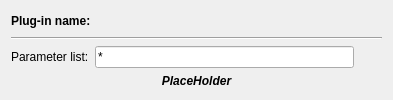
     <widget class="QWidget" name="tabRdbOptions">
      <attribute name="title">
       <string>RDB Options</string>
      </attribute>
      <layout class="QGridLayout" name="gridLayout">
       <item row="0" column="0">
        <layout class="QHBoxLayout" name="horizontalLayout_2">
         <item>
          <widget class="QLabel" name="labelRdbOptions">
           <property name="text">
            <string>&lt;b&gt;Plug-in name:&lt;/b&gt;</string>
           </property>
          </widget>
         </item>
         <item>
          <widget class="QLabel" name="labelPluginName">
           <property name="text">
            <string>&lt;Plug-in name&gt;</string>
           </property>
          </widget>
         </item>
         <item>
          <spacer name="horizontalSpacer">
           <property name="orientation">
            <enum>Qt::Horizontal</enum>
           </property>
           <property name="sizeHint" stdset="0">
            <size>
             <width>278</width>
             <height>20</height>
            </size>
           </property>
          </spacer>
         </item>
        </layout>
       </item>
       <item row="1" column="0">
        <widget class="Line" name="line1">
         <property name="orientation">
          <enum>Qt::Horizontal</enum>
         </property>
        </widget>
       </item>
       <item row="2" column="0">
        <layout class="QHBoxLayout" name="horizontalLayout">
         <item>
          <widget class="QLabel" name="TextLabelMinimumParts_2">
           <property name="text">
            <string>Parameter list:</string>
           </property>
           <property name="wordWrap">
            <bool>false</bool>
           </property>
          </widget>
         </item>
         <item>
          <widget class="QLineEdit" name="lineEditParameterList">
           <property name="toolTip">
            <string>List of parameters to retrieve...</string>
           </property>
           <property name="text">
            <string>*</string>
           </property>
          </widget>
         </item>
         <item>
          <widget class="QToolButton" name="buttonPickParameterList">
           <property name="minimumSize">
            <size>
             <width>22</width>
             <height>22</height>
            </size>
           </property>
           <property name="maximumSize">
            <size>
             <width>22</width>
             <height>22</height>
            </size>
           </property>
           <property name="palette">
            <palette>
             <active>
              <colorrole role="WindowText">
               <brush brushstyle="SolidPattern">
                <color alpha="255">
                 <red>0</red>
                 <green>64</green>
                 <blue>128</blue>
                </color>
               </brush>
              </colorrole>
              <colorrole role="Button">
               <brush brushstyle="SolidPattern">
                <color alpha="255">
                 <red>255</red>
                 <green>255</green>
                 <blue>204</blue>
                </color>
               </brush>
              </colorrole>
              <colorrole role="Light">
               <brush brushstyle="SolidPattern">
                <color alpha="255">
                 <red>255</red>
                 <green>255</green>
                 <blue>255</blue>
                </color>
               </brush>
              </colorrole>
              <colorrole role="Midlight">
               <brush brushstyle="SolidPattern">
                <color alpha="255">
                 <red>237</red>
                 <green>228</green>
                 <blue>219</blue>
                </color>
               </brush>
              </colorrole>
              <colorrole role="Dark">
               <brush brushstyle="SolidPattern">
                <color alpha="255">
                 <red>128</red>
                 <green>128</green>
                 <blue>128</blue>
                </color>
               </brush>
              </colorrole>
              <colorrole role="Mid">
               <brush brushstyle="SolidPattern">
                <color alpha="255">
                 <red>144</red>
                 <green>139</green>
                 <blue>133</blue>
                </color>
               </brush>
              </colorrole>
              <colorrole role="Text">
               <brush brushstyle="SolidPattern">
                <color alpha="255">
                 <red>0</red>
                 <green>0</green>
                 <blue>0</blue>
                </color>
               </brush>
              </colorrole>
              <colorrole role="BrightText">
               <brush brushstyle="SolidPattern">
                <color alpha="255">
                 <red>255</red>
                 <green>255</green>
                 <blue>255</blue>
                </color>
               </brush>
              </colorrole>
              <colorrole role="ButtonText">
               <brush brushstyle="SolidPattern">
                <color alpha="255">
                 <red>0</red>
                 <green>0</green>
                 <blue>0</blue>
                </color>
               </brush>
              </colorrole>
              <colorrole role="Base">
               <brush brushstyle="SolidPattern">
                <color alpha="255">
                 <red>255</red>
                 <green>255</green>
                 <blue>255</blue>
                </color>
               </brush>
              </colorrole>
              <colorrole role="Window">
               <brush brushstyle="SolidPattern">
                <color alpha="255">
                 <red>255</red>
                 <green>255</green>
                 <blue>204</blue>
                </color>
               </brush>
              </colorrole>
              <colorrole role="Shadow">
               <brush brushstyle="SolidPattern">
                <color alpha="255">
                 <red>64</red>
                 <green>64</green>
                 <blue>64</blue>
                </color>
               </brush>
              </colorrole>
              <colorrole role="Highlight">
               <brush brushstyle="SolidPattern">
                <color alpha="255">
                 <red>0</red>
                 <green>36</green>
                 <blue>104</blue>
                </color>
               </brush>
              </colorrole>
              <colorrole role="HighlightedText">
               <brush brushstyle="SolidPattern">
                <color alpha="255">
                 <red>255</red>
                 <green>255</green>
                 <blue>255</blue>
                </color>
               </brush>
              </colorrole>
              <colorrole role="Link">
               <brush brushstyle="SolidPattern">
                <color alpha="255">
                 <red>0</red>
                 <green>0</green>
                 <blue>255</blue>
                </color>
               </brush>
              </colorrole>
              <colorrole role="LinkVisited">
               <brush brushstyle="SolidPattern">
                <color alpha="255">
                 <red>255</red>
                 <green>0</green>
                 <blue>255</blue>
                </color>
               </brush>
              </colorrole>
             </active>
             <inactive>
              <colorrole role="WindowText">
               <brush brushstyle="SolidPattern">
                <color alpha="255">
                 <red>0</red>
                 <green>64</green>
                 <blue>128</blue>
                </color>
               </brush>
              </colorrole>
              <colorrole role="Button">
               <brush brushstyle="SolidPattern">
                <color alpha="255">
                 <red>255</red>
                 <green>255</green>
                 <blue>204</blue>
                </color>
               </brush>
              </colorrole>
              <colorrole role="Light">
               <brush brushstyle="SolidPattern">
                <color alpha="255">
                 <red>255</red>
                 <green>255</green>
                 <blue>255</blue>
                </color>
               </brush>
              </colorrole>
              <colorrole role="Midlight">
               <brush brushstyle="SolidPattern">
                <color alpha="255">
                 <red>237</red>
                 <green>228</green>
                 <blue>219</blue>
                </color>
               </brush>
              </colorrole>
              <colorrole role="Dark">
               <brush brushstyle="SolidPattern">
                <color alpha="255">
                 <red>128</red>
                 <green>128</green>
                 <blue>128</blue>
                </color>
               </brush>
              </colorrole>
              <colorrole role="Mid">
               <brush brushstyle="SolidPattern">
                <color alpha="255">
                 <red>144</red>
                 <green>139</green>
                 <blue>133</blue>
                </color>
               </brush>
              </colorrole>
              <colorrole role="Text">
               <brush brushstyle="SolidPattern">
                <color alpha="255">
                 <red>0</red>
                 <green>0</green>
                 <blue>0</blue>
                </color>
               </brush>
              </colorrole>
              <colorrole role="BrightText">
               <brush brushstyle="SolidPattern">
                <color alpha="255">
                 <red>255</red>
                 <green>255</green>
                 <blue>255</blue>
                </color>
               </brush>
              </colorrole>
              <colorrole role="ButtonText">
               <brush brushstyle="SolidPattern">
                <color alpha="255">
                 <red>0</red>
                 <green>0</green>
                 <blue>0</blue>
                </color>
               </brush>
              </colorrole>
              <colorrole role="Base">
               <brush brushstyle="SolidPattern">
                <color alpha="255">
                 <red>255</red>
                 <green>255</green>
                 <blue>255</blue>
                </color>
               </brush>
              </colorrole>
              <colorrole role="Window">
               <brush brushstyle="SolidPattern">
                <color alpha="255">
                 <red>255</red>
                 <green>255</green>
                 <blue>204</blue>
                </color>
               </brush>
              </colorrole>
              <colorrole role="Shadow">
               <brush brushstyle="SolidPattern">
                <color alpha="255">
                 <red>64</red>
                 <green>64</green>
                 <blue>64</blue>
                </color>
               </brush>
              </colorrole>
              <colorrole role="Highlight">
               <brush brushstyle="SolidPattern">
                <color alpha="255">
                 <red>216</red>
                 <green>208</green>
                 <blue>200</blue>
                </color>
               </brush>
              </colorrole>
              <colorrole role="HighlightedText">
               <brush brushstyle="SolidPattern">
                <color alpha="255">
                 <red>0</red>
                 <green>0</green>
                 <blue>0</blue>
                </color>
               </brush>
              </colorrole>
              <colorrole role="Link">
               <brush brushstyle="SolidPattern">
                <color alpha="255">
                 <red>0</red>
                 <green>0</green>
                 <blue>255</blue>
                </color>
               </brush>
              </colorrole>
              <colorrole role="LinkVisited">
               <brush brushstyle="SolidPattern">
                <color alpha="255">
                 <red>255</red>
                 <green>0</green>
                 <blue>255</blue>
                </color>
               </brush>
              </colorrole>
             </inactive>
             <disabled>
              <colorrole role="WindowText">
               <brush brushstyle="SolidPattern">
                <color alpha="255">
                 <red>0</red>
                 <green>64</green>
                 <blue>128</blue>
                </color>
               </brush>
              </colorrole>
              <colorrole role="Button">
               <brush brushstyle="SolidPattern">
                <color alpha="255">
                 <red>255</red>
                 <green>255</green>
                 <blue>204</blue>
                </color>
               </brush>
              </colorrole>
              <colorrole role="Light">
               <brush brushstyle="SolidPattern">
                <color alpha="255">
                 <red>255</red>
                 <green>255</green>
                 <blue>255</blue>
                </color>
               </brush>
              </colorrole>
              <colorrole role="Midlight">
               <brush brushstyle="SolidPattern">
                <color alpha="255">
                 <red>235</red>
                 <green>231</green>
                 <blue>227</blue>
                </color>
               </brush>
              </colorrole>
              <colorrole role="Dark">
               <brush brushstyle="SolidPattern">
                <color alpha="255">
                 <red>128</red>
                 <green>128</green>
                 <blue>128</blue>
                </color>
               </brush>
              </colorrole>
              <colorrole role="Mid">
               <brush brushstyle="SolidPattern">
                <color alpha="255">
                 <red>144</red>
                 <green>139</green>
                 <blue>133</blue>
                </color>
               </brush>
              </colorrole>
              <colorrole role="Text">
               <brush brushstyle="SolidPattern">
                <color alpha="255">
                 <red>108</red>
                 <green>104</green>
                 <blue>100</blue>
                </color>
               </brush>
              </colorrole>
              <colorrole role="BrightText">
               <brush brushstyle="SolidPattern">
                <color alpha="255">
                 <red>255</red>
                 <green>255</green>
                 <blue>255</blue>
                </color>
               </brush>
              </colorrole>
              <colorrole role="ButtonText">
               <brush brushstyle="SolidPattern">
                <color alpha="255">
                 <red>108</red>
                 <green>104</green>
                 <blue>100</blue>
                </color>
               </brush>
              </colorrole>
              <colorrole role="Base">
               <brush brushstyle="SolidPattern">
                <color alpha="255">
                 <red>255</red>
                 <green>255</green>
                 <blue>255</blue>
                </color>
               </brush>
              </colorrole>
              <colorrole role="Window">
               <brush brushstyle="SolidPattern">
                <color alpha="255">
                 <red>255</red>
                 <green>255</green>
                 <blue>204</blue>
                </color>
               </brush>
              </colorrole>
              <colorrole role="Shadow">
               <brush brushstyle="SolidPattern">
                <color alpha="255">
                 <red>0</red>
                 <green>0</green>
                 <blue>0</blue>
                </color>
               </brush>
              </colorrole>
              <colorrole role="Highlight">
               <brush brushstyle="SolidPattern">
                <color alpha="255">
                 <red>0</red>
                 <green>36</green>
                 <blue>104</blue>
                </color>
               </brush>
              </colorrole>
              <colorrole role="HighlightedText">
               <brush brushstyle="SolidPattern">
                <color alpha="255">
                 <red>255</red>
                 <green>255</green>
                 <blue>255</blue>
                </color>
               </brush>
              </colorrole>
              <colorrole role="Link">
               <brush brushstyle="SolidPattern">
                <color alpha="255">
                 <red>0</red>
                 <green>0</green>
                 <blue>255</blue>
                </color>
               </brush>
              </colorrole>
              <colorrole role="LinkVisited">
               <brush brushstyle="SolidPattern">
                <color alpha="255">
                 <red>255</red>
                 <green>0</green>
                 <blue>255</blue>
                </color>
               </brush>
              </colorrole>
             </disabled>
            </palette>
           </property>
           <property name="toolTip">
            <string>Pick list of parameters to retrieve from database...</string>
           </property>
           <property name="text">
            <string/>
           </property>
           <property name="icon">
            <iconset resource="gex.qrc">
             <normaloff>:/gex/icons/combo.png</normaloff>:/gex/icons/combo.png</iconset>
           </property>
           <property name="iconSize">
            <size>
             <width>32</width>
             <height>32</height>
            </size>
           </property>
           <property name="autoRaise">
            <bool>true</bool>
           </property>
          </widget>
         </item>
        </layout>
       </item>
       <item row="3" column="0">
        <widget class="QLabel" name="labelPlaceHolder">
         <property name="sizePolicy">
          <sizepolicy hsizetype="Expanding" vsizetype="Expanding">
           <horstretch>0</horstretch>
           <verstretch>0</verstretch>
          </sizepolicy>
         </property>
         <property name="text">
          <string>&lt;p align=&quot;center&quot;&gt;&lt;b&gt;&lt;i&gt;PlaceHolder&lt;/i&gt;&lt;/b&gt;&lt;/p&gt;</string>
         </property>
        </widget>
       </item>
      </layout>
     </widget>
